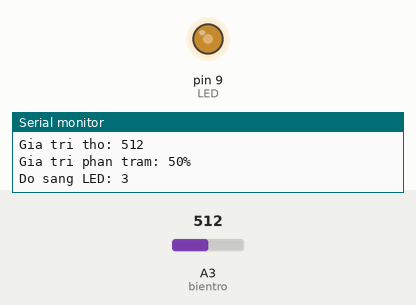
A sketch run on a simulated Arduino Uno, built with avr-gcc and run on an emulated ATmega328P. On the bench: output pins drawn as LEDs (lit = HIGH), the last lines printed to the serial monitor. The inputs (shaded band) are chosen by the test bench; at power-on: A3 (bientro) = 512.

Above: at 1.2 s.
1.3 s: A3 (bientro) set to 306
At 2.5 s:
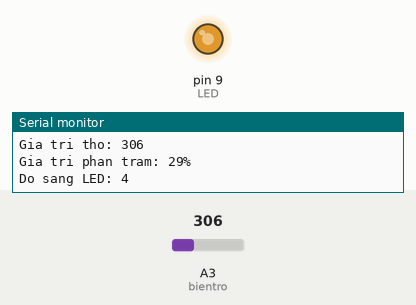
2.8 s: A3 (bientro) set to 122
At 3.8 s:
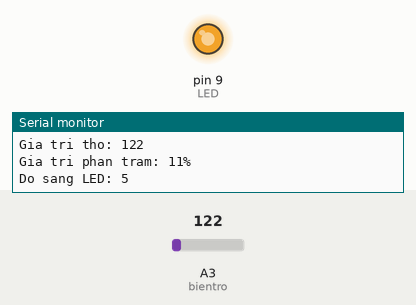
4.3 s: A3 (bientro) set to 900
At 4.9 s:
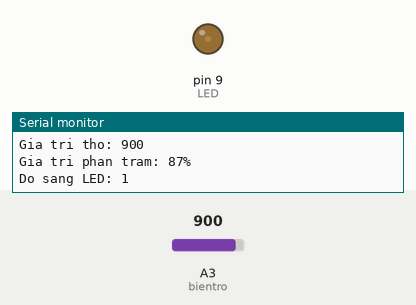
5.8 s: A3 (bientro) set to 1010
At 6.1 s:
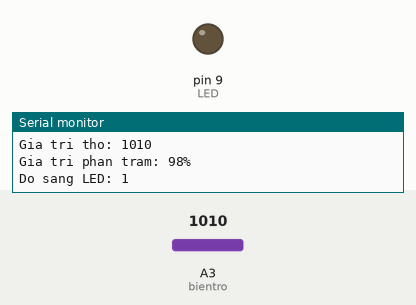
Timing chart, 0 to 8.3 s (numbered marks = the images above; inputs shaded):
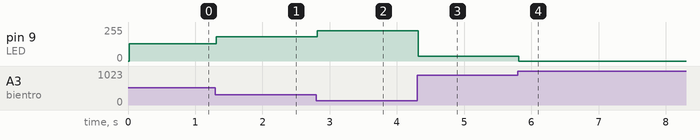

Measured:
- after the input at 1.3 s, pin 9 (LED): 128/255 → 182/255 at once
- after the input at 2.8 s, pin 9 (LED): 182/255 → 227/255 at once
- after the input at 4.3 s, pin 9 (LED): 227/255 → 34/255 at once
- after the input at 5.8 s, pin 9 (LED): 34/255 → 0/255 at once

The sketch:

ND2.ino
```cpp
const byte LED = 9;
const byte bientro = A3;
int lastVal = -1;

void setup() {
  Serial.begin(9600);
  pinMode(LED, OUTPUT);
  digitalWrite(LED, LOW);
}

void loop() {
  int value = analogRead(bientro);
  int percent = map(value, 0, 1023, 0, 100);
  int pwm = map(percent, 0, 100, 255, 0);
  if (value > 1000) pwm = 0;
  int brightness = 5 - percent / 20;
  if (brightness < 1) brightness = 1;

  if (abs(percent - lastVal) >= 2) {
    Serial.println("-------------------");

    Serial.print("Gia tri tho: ");
    Serial.println(value);

    Serial.print("Gia tri phan tram: ");
    Serial.print(percent);
    Serial.println("%");

    Serial.print("Do sang LED: ");
    Serial.println(brightness);

    lastVal = percent;
  }

  analogWrite(LED, pwm);
}

/*
o dong 16 17 khong lam dung ham map nhe
ham map chia tuyen tinh sau do tra ve so nguyen
do do bi lam tron lech vung
*/
```
